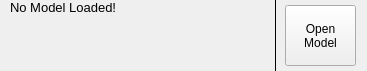
    <widget class="QWidget" name="scrollAreaWidgetContents_6">
     <property name="geometry">
      <rect>
       <x>0</x>
       <y>0</y>
       <width>367</width>
       <height>71</height>
      </rect>
     </property>
     <widget class="QLabel" name="loaded_model_label">
      <property name="geometry">
       <rect>
        <x>10</x>
        <y>0</y>
        <width>261</width>
        <height>71</height>
       </rect>
      </property>
      <property name="font">
       <font>
        <pointsize>10</pointsize>
       </font>
      </property>
      <property name="toolTip">
       <string>&lt;html&gt;&lt;head/&gt;&lt;body&gt;&lt;p&gt;Path of the model that is currently loaded.&lt;/p&gt;&lt;/body&gt;&lt;/html&gt;</string>
      </property>
      <property name="text">
       <string>No Model Loaded!</string>
      </property>
      <property name="alignment">
       <set>Qt::AlignLeading|Qt::AlignLeft|Qt::AlignTop</set>
      </property>
     </widget>
     <widget class="QToolButton" name="load_model_button">
      <property name="geometry">
       <rect>
        <x>285</x>
        <y>5</y>
        <width>71</width>
        <height>61</height>
       </rect>
      </property>
      <property name="text">
       <string>Open
Model</string>
      </property>
     </widget>
     <widget class="Line" name="line">
      <property name="geometry">
       <rect>
        <x>270</x>
        <y>0</y>
        <width>10</width>
        <height>75</height>
       </rect>
      </property>
      <property name="frameShadow">
       <enum>QFrame::Plain</enum>
      </property>
      <property name="lineWidth">
       <number>1</number>
      </property>
      <property name="orientation">
       <enum>Qt::Vertical</enum>
      </property>
     </widget>
    </widget>
